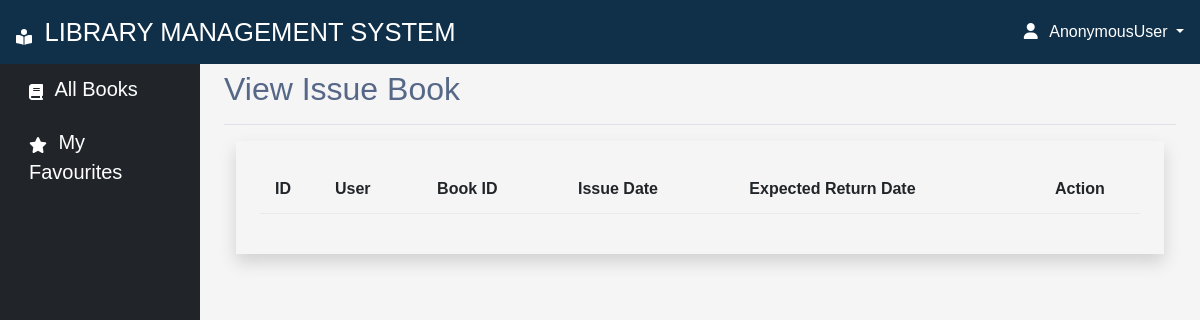
/view-issuebook/, run on an earlier commit of the app's database.
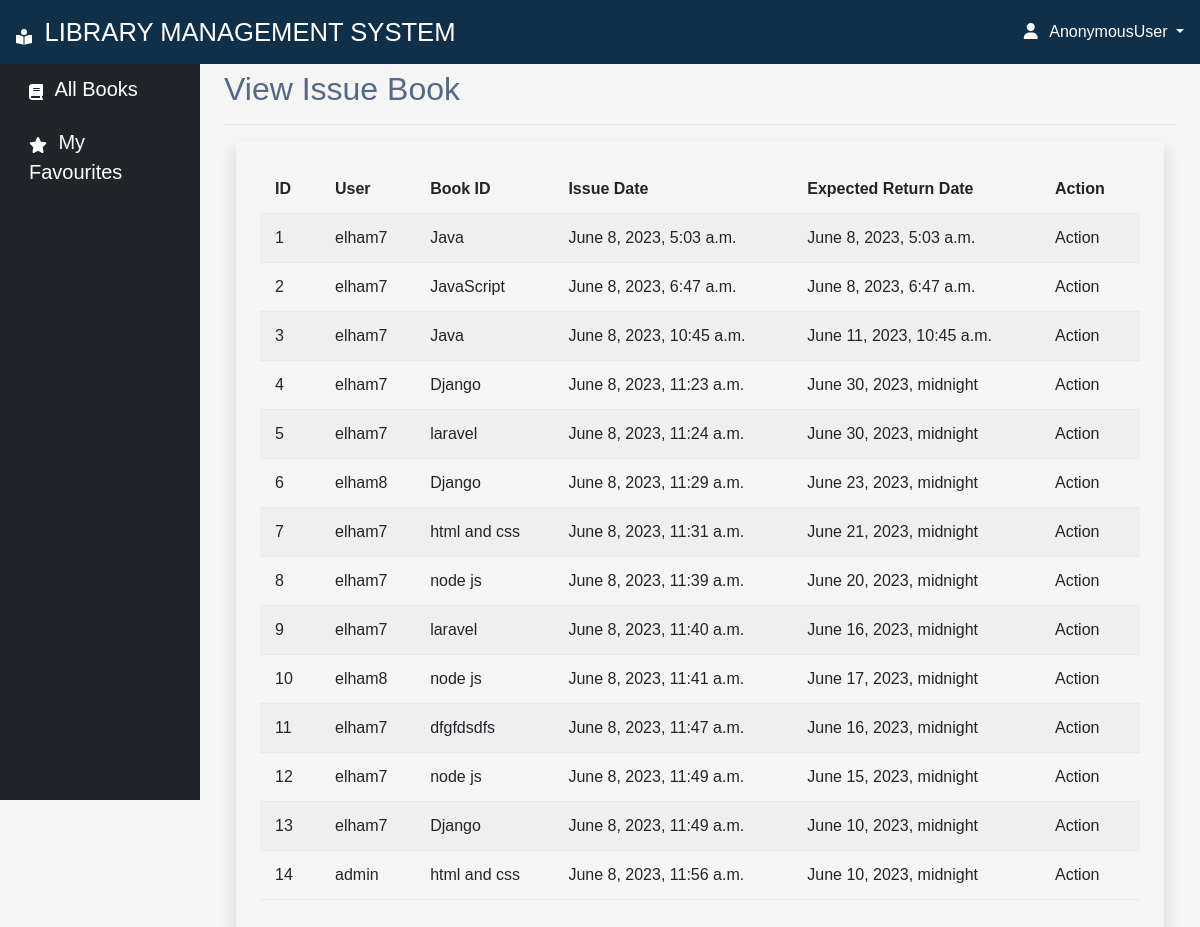
And on a later commit of the database.
### myapp/models.py (models this page shows)
class IssueBook(models.Model):
    user_id = models.ForeignKey(User, on_delete=models.CASCADE)
    book_id = models.ForeignKey(Books, on_delete=models.CASCADE)
    issue_date = models.DateTimeField(auto_now_add=True)
    expected_return_date = models.DateTimeField()

class Books(models.Model):
    title = models.CharField(max_length=20)
    description = models.TextField(max_length=100)
    price = models.IntegerField(default=0, null=True, blank=True)
    author = models.CharField(max_length=20, null=True, blank=True)
    cover_photo = models.ImageField(
        upload_to='images/', null=True, blank=True,  default='images/default.jpg')
    issue_date = models.DateTimeField(auto_now_add=True)
    book_file = models.FileField(
        upload_to='files/', null=False, default="")
    def __str__(self):
        return self.title
    class Meta:
        ordering = ['issue_date']

### myapp/views.py (the view)
# urls.py: path('view-issuebook/', views.ViewIssueBook, name="view-issuebook"),
def ViewIssueBook(request):
    issuebook = IssueBook.objects.all()
    context = {'issuebook':issuebook}
    return render(request, 'view_issuebook.html', context)

### myapp/templates/view_issuebook.html (shortened to what this page needs)
{% extends 'main.html' %}
{% block title %}View Issue Book{% endblock title %}
{% block content %}
<div class="p-4 shadow">
	<table class="table table-striped table-hover">
		<thead>
			<tr>
				<th>ID</th>
                <th>User</th>
				<th>Book ID</th>
				<th>Issue Date</th>
				<th>Expected Return Date</th>
				<th>Action</th>
			</tr>
		</thead>
		<tbody>
			{% for book in issuebook %}
			<tr>
				<td>{{book.id}}</td>
				<td>{{book.user_id}}</td>
				<td>{{book.book_id}}</td>
				<td>{{book.issue_date}}</td>
				<td>{{book.expected_return_date}}</td>
				<td>Action</td>
			</tr>
			{% endfor %}
		</tbody>
	</table>
</div>
{% endblock content %}

### templates/main.html (shortened to what this page needs)
<!DOCTYPE html>
{% load static %}
<html lang="en">
<head>
    <link rel="stylesheet" href="https://cdnjs.cloudflare.com/ajax/libs/font-awesome/6.4.0/css/all.min.css">
    <link rel="stylesheet" href="https://cdn.jsdelivr.net/npm/bootstrap@5.2.3/dist/css/bootstrap.min.css ">
    <link rel="stylesheet" href="{% static '/css/main.css' %}">
    <link rel="stylesheet" href="{% static '/css/style.css' %}">
</head>
<body>
    {% include 'navbar.html' %}
    <div class="container-fluid">
      <div class="row">
        {% include 'offcanvas.html' %}
        <main role="main" class="col-md-9 ml-sm-auto col-lg-10 px-4 main-div">
          <div class="d-flex justify-content-between flex-wrap flex-md-nowrap align-items-center pb-2 mb-3 border-bottom">
            <h1 class="h2">
              {% block title %}{% endblock title %}
            </h1>
          </div>
          <div class="container">
            {% block content %}
            {% endblock content %}
          </div>
        </main>
      </div>
    </div>
  </body>
</html>

### templates/navbar.html (shortened to what this page needs)
<nav class="navbar navbar-expand-lg navbar-dark fixed-top px-3 py-2 justify-content-between">
  <a class="navbar-brand" href="{% url 'admin-page' %}">
    <span class="ms-2">LIBRARY MANAGEMENT SYSTEM</span>
  </a>
  <div class="dropdown">
    <a class="dropdown-toggle user-menu-item" data-bs-toggle="dropdown" aria-expanded="false">
      <i class="fa-solid fa-user me-2"></i>
      {{request.user}}
    </a>
  </div>
</nav>

### templates/offcanvas.html (shortened to what this page needs)
<nav class="col-md-2 d-none d-md-block bg-dark sidebar">
  <div class="sidebar-sticky">
    <ul class="nav flex-column">
      {% if not request.user.is_staff %}
        <li class="nav-item">
          <a class="nav-link {% if request.get_full_path == '/books/' %}active{% endif %}" href="{% url 'books-page' %}">
            <span class="font-12">All Books</span>
          </a>
        </li>
        <li class="nav-item">
          <a class="nav-link {% if request.get_full_path == '/my-favourites/' %}active{% endif %}" href="{% url 'my-favourites' %}">
            <span class="font-12">My Favourites</span>
          </a>
        </li>
      {% endif %}
    </ul>
  </div>
</nav>

### static/css/main.css (style rules this page uses)
body { color: #566787; background: #f5f5f5; font-family: 'Varela Round', sans-serif; }
table.table tr th, table.table tr td { border-color: #e9e9e9; padding: 12px 15px; vertical-align: middle; }
table.table tr th:first-child { width: 60px; }
table.table tr th:last-child { width: 100px; }
table.table-striped tbody tr:nth-of-type(odd) { background-color: #fcfcfc; }
body { overflow-y:scroll; }

### static/css/style.css (style rules this page uses)
:root { --offconvas-width: 270px; --topNavbarHeight: 56px; }
.navbar { background-color:#102f48; }
@media screen and (min-width: 1200px) { .ms-2 { font-size: 1.6rem !important; } }
@media (min-width : 920px) { .navbar-brand { font-size: 0.9rem !important; } }
@media (min-width : 390px) { .navbar-brand { font-size: 1rem !important ; } }
.sidebar { height:100vh; }
.main-div { padding-top:70px; }
.sidebar-sticky { padding-top:60px; }
.sidebar-sticky svg { padding-right:7px; }
.sidebar-sticky ul li a { color:#fff; }
.sidebar-sticky ul li { margin-top:5px; }
.sidebar-sticky ul li a { border:1px solid #212529; border-radius:5px; }
.user-menu-item { color:#fff; text-decoration:none; cursor: pointer; }
.font-12 { font-size: 20px; }

### templates/navbar.html (style rules this page uses)
svg { fill:#ffffff }

### templates/offcanvas.html (style rules this page uses)
svg { fill:#ffffff }

What changed in the data, as far as the page shows it:
added IssueBook: id "1", user_id "elham7", book_id "Java", issue_date "June 8, 2023, 5:03 a.m.", expected_return_date "June 8, 2023, 5:03 a.m."
added IssueBook: id "2", user_id "elham7", book_id "JavaScript", issue_date "June 8, 2023, 6:47 a.m.", expected_return_date "June 8, 2023, 6:47 a.m."
added IssueBook: id "3", user_id "elham7", book_id "Java", issue_date "June 8, 2023, 10:45 a.m.", expected_return_date "June 11, 2023, 10:45 a.m."
added IssueBook: id "4", user_id "elham7", book_id "Django", issue_date "June 8, 2023, 11:23 a.m.", expected_return_date "June 30, 2023, midnight"
added IssueBook: id "5", user_id "elham7", book_id "laravel", issue_date "June 8, 2023, 11:24 a.m.", expected_return_date "June 30, 2023, midnight"
added IssueBook: id "6", user_id "elham8", book_id "Django", issue_date "June 8, 2023, 11:29 a.m.", expected_return_date "June 23, 2023, midnight"
added IssueBook: id "7", user_id "elham7", book_id "html and css", issue_date "June 8, 2023, 11:31 a.m.", expected_return_date "June 21, 2023, midnight"
added IssueBook: id "8", user_id "elham7", book_id "node js", issue_date "June 8, 2023, 11:39 a.m.", expected_return_date "June 20, 2023, midnight"
added IssueBook: id "9", user_id "elham7", book_id "laravel", issue_date "June 8, 2023, 11:40 a.m.", expected_return_date "June 16, 2023, midnight"
added IssueBook: id "10", user_id "elham8", book_id "node js", issue_date "June 8, 2023, 11:41 a.m.", expected_return_date "June 17, 2023, midnight"
added IssueBook: id "11", user_id "elham7", book_id "dfgfdsdfs", issue_date "June 8, 2023, 11:47 a.m.", expected_return_date "June 16, 2023, midnight"
added IssueBook: id "12", user_id "elham7", book_id "node js", issue_date "June 8, 2023, 11:49 a.m.", expected_return_date "June 15, 2023, midnight"
added IssueBook: id "13", user_id "elham7", book_id "Django", issue_date "June 8, 2023, 11:49 a.m.", expected_return_date "June 10, 2023, midnight"
added IssueBook: id "14", user_id "admin", book_id "html and css", issue_date "June 8, 2023, 11:56 a.m.", expected_return_date "June 10, 2023, midnight"
